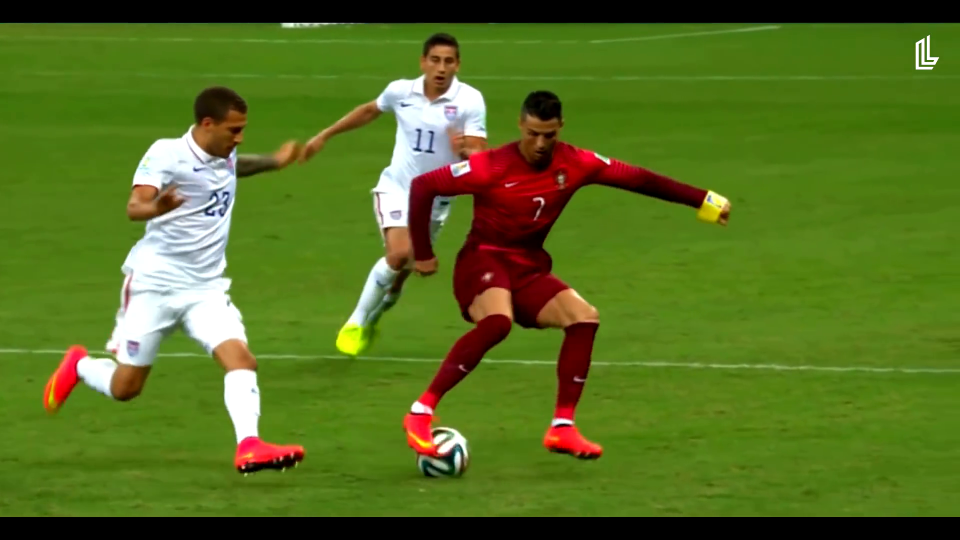
#> input picture frame 24 of Blobs/football1.mp4, 1920 x 1080 px, given in place of MSL.mp4, which was not available (shown at 1/2 size)
$ python detector_pelota.py
#> lines starting #> are read from the running program, lines starting #| are printed output that depends on the picture; after the words box and inside, x2 and y2 are one past the last pixel; in counts of white or black regions, pixels touching at a corner belong together; pictures that were not available may be replaced by others from this repository, and a replacement may not be noted
import cv2
import numpy as np

def detector_pelota(video_path):
    # Iniciar la captura de video
#> called with video_path = 'MSL.mp4'
    cap = cv2.VideoCapture(video_path)

    while True:
        # Leer el siguiente cuadro del video
        ret, frame = cap.read()
#> frame is the input picture: shape (1080, 1920, 3); mean B, G, R 33.2, 110.6, 86.8

        if not ret:
            break  # Si no hay más cuadros, salir del bucle

        # Obtener la altura y ancho del cuadro
        height, width, _ = frame.shape
#> height = 1080; width = 1920

        # Crear una máscara del mismo tamaño que el cuadro original
        mask = np.zeros((height, width), dtype=np.uint8)

        # Recorrer todos los píxeles del cuadro y cambiar su color
        # Filtrar el color de la pelota de manera más eficiente
        red_mask = np.logical_and.reduce((frame[:, :, 2] <= 190, frame[:, :, 2] >= 100,
                                        frame[:, :, 1] <= 201, frame[:, :, 1] >= 158,
                                        frame[:, :, 0] <= 82, frame[:, :, 0] >= 34))
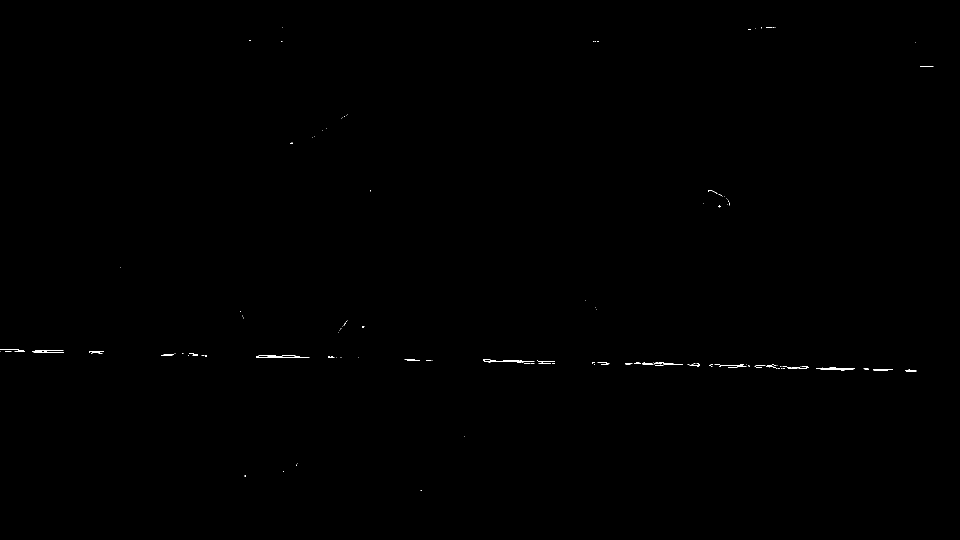
#> red_mask: shape (1080, 1920) bool (shown at 1/2 size); 0.12% white in thin lines or dots, all inside (x1, y1, x2, y2) = (0, 54, 1867, 982)

        # Crear una máscara binaria con los píxeles correspondientes a la pelota
        #mask[:, :][red_mask] = 255
        mask[150:, :][red_mask[150:, :]] = 255

        # Aplicar operaciones morfológicas (cierre y dilatación) a la máscara
        kernel = np.ones((35, 35), np.uint8)
        mask = cv2.morphologyEx(mask, cv2.MORPH_CLOSE, kernel)
        kernel = np.ones((15, 15), np.uint8)
        mask = cv2.dilate(mask, kernel, iterations=1)

        # Encontrar los contornos en la máscara
        contours, _ = cv2.findContours(mask, cv2.RETR_EXTERNAL, cv2.CHAIN_APPROX_SIMPLE)

        # Encontrar el contorno más grande
        if contours:
            max_contour = max(contours, key=cv2.contourArea)
            ((x, y), radius) = cv2.minEnclosingCircle(max_contour)
            center = (int(x), int(y))
            radius = int(radius)
            cv2.circle(frame, center, radius, (0, 0, 255), 2)
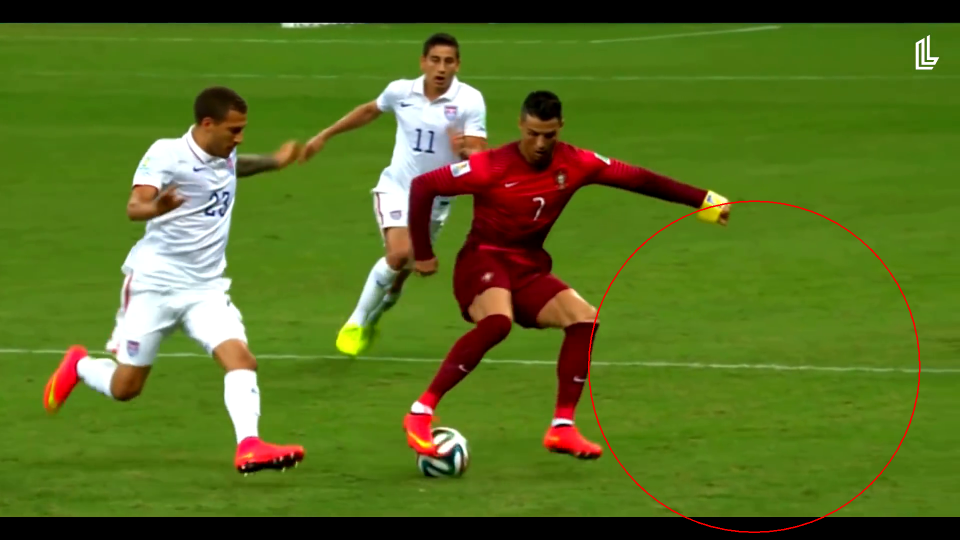
#> frame: shape (1080, 1920, 3) (shown at 1/2 size); 0.3% of pixels changed, all inside (x1, y1, x2, y2) = (1176, 401, 1841, 1066)
            cv2.putText(frame, "Pelota", (int(x-radius), int(y-radius)), cv2.FONT_HERSHEY_SIMPLEX, 0.5, (0, 0, 255), 2)
#> frame: shape (1080, 1920, 3); 0.02% of pixels changed, all inside (x1, y1, x2, y2) = (1178, 391, 1226, 404)
            #return int(x)
        # Mostrar el cuadro resultante
        cv2.imshow('Video', mask)
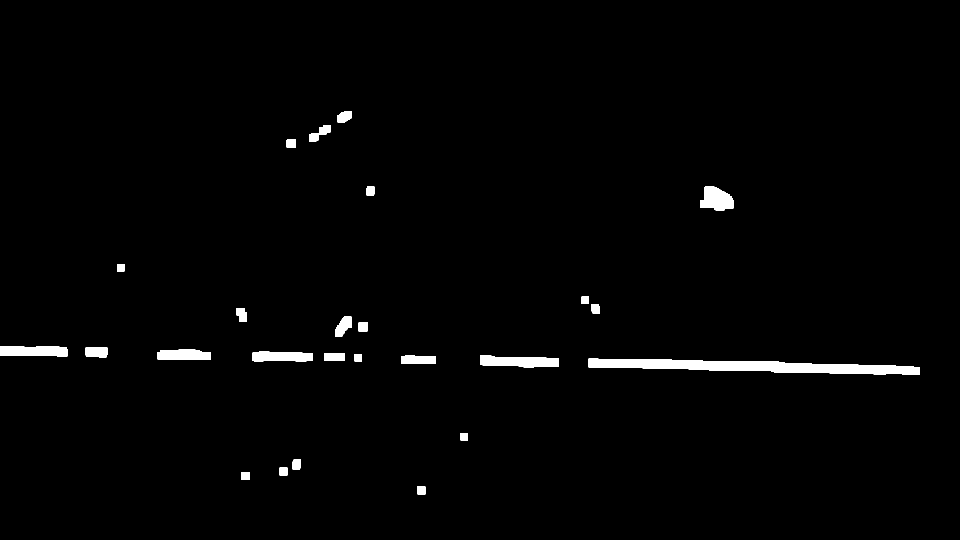
#> window 'Video': shape (1080, 1920) (shown at 1/2 size); 1.6% white; 26 white regions, largest, box (x1, y1, x2, y2) and area: (1177, 717, 1840, 750) 12174, (960, 711, 1117, 735) 2971, (0, 692, 135, 713) 2528

        # Detener la ejecución del bucle si se presiona la tecla 'q'
        if cv2.waitKey(1) & 0xFF == ord('q'):
#> (key q is pressed here)
            break
            return int(x)
    # Liberar la captura de video y cerrar todas las ventanas
    cap.release()
    cv2.destroyAllWindows()

# Si ejecutas este script directamente
if __name__ == "__main__":
    # Ruta del video
    video_path = 'MSL.mp4'
    # Llamar a la función detecta_pelota
    detector_pelota(video_path)

$ run again, starting later in the video
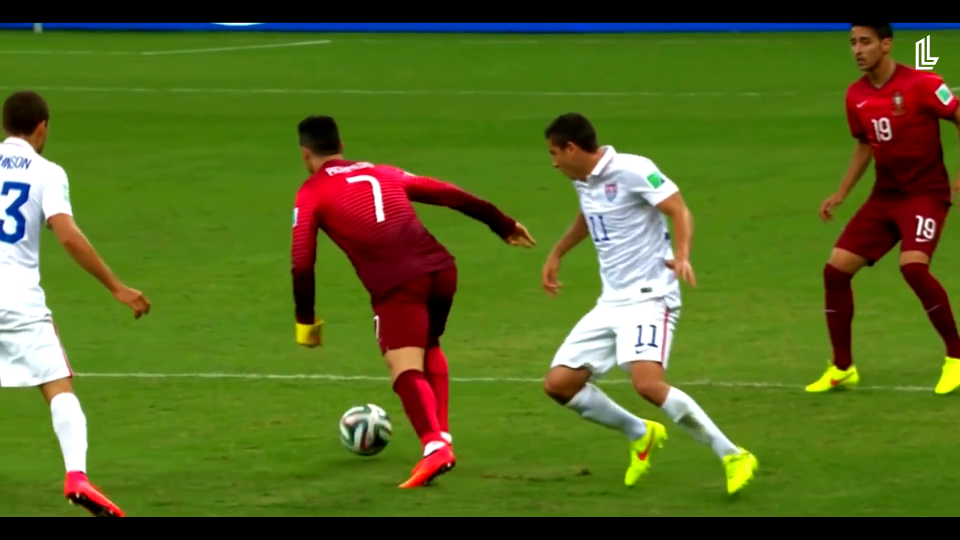
#> input picture frame 108 of Blobs/football1.mp4, 1920 x 1080 px, given in place of MSL.mp4, which was not available (shown at 1/2 size)
#> in detector_pelota, frame is the input picture: shape (1080, 1920, 3); mean B, G, R 34.9, 105.6, 87
#> in detector_pelota, `red_mask = np.logical_and.reduce((frame[:, :, 2] <= 190, frame[:, :, 2..`:
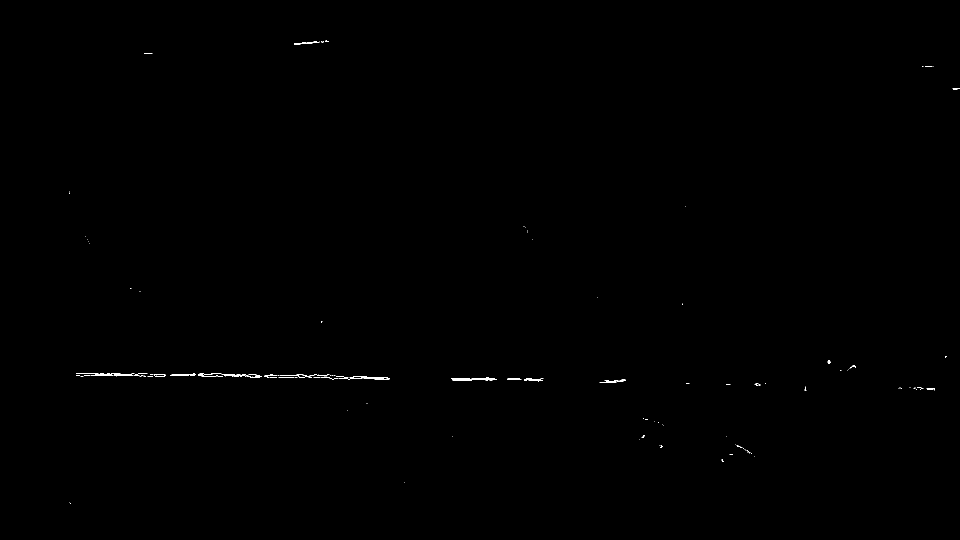
#> red_mask: shape (1080, 1920) bool (shown at 1/2 size); 0.14% white in thin lines or dots, all inside (x1, y1, x2, y2) = (138, 81, 1920, 1007)
#> in detector_pelota, `cv2.imshow('Video', mask)`:
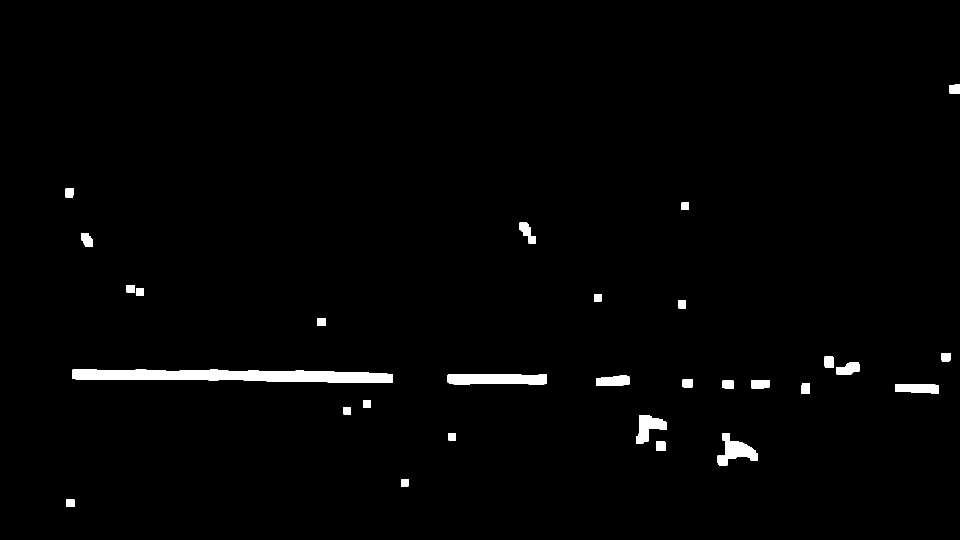
#> window 'Video': shape (1080, 1920) (shown at 1/2 size); 1.5% white; 30 white regions, largest, box (x1, y1, x2, y2) and area: (145, 739, 786, 766) 12760, (895, 748, 1094, 770) 3786, (1435, 882, 1516, 931) 2215

$ run again, starting later in the video
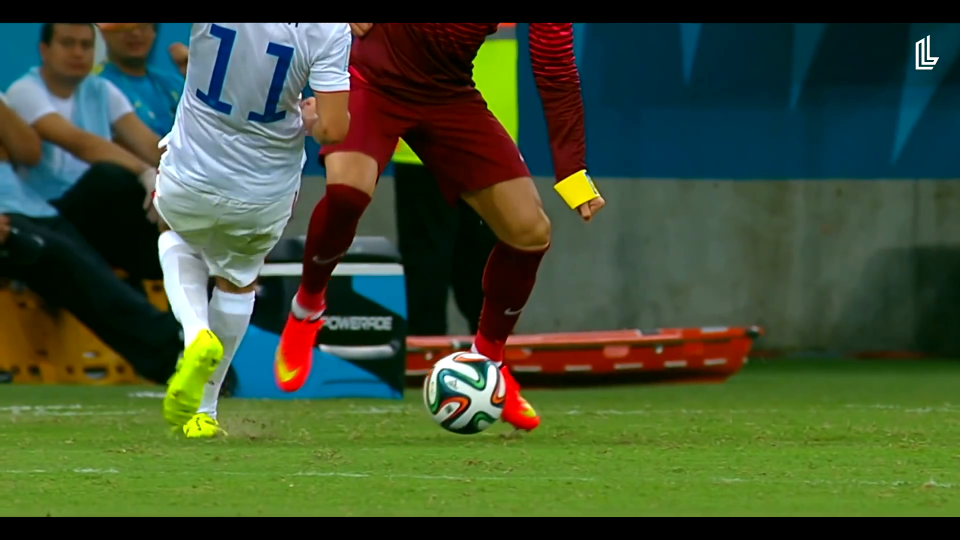
#> input picture frame 193 of Blobs/football1.mp4, 1920 x 1080 px, given in place of MSL.mp4, which was not available (shown at 1/2 size)
#> in detector_pelota, frame is the input picture: shape (1080, 1920, 3); mean B, G, R 51.8, 79.8, 64
#> in detector_pelota, `red_mask = np.logical_and.reduce((frame[:, :, 2] <= 190, frame[:, :, 2..`:
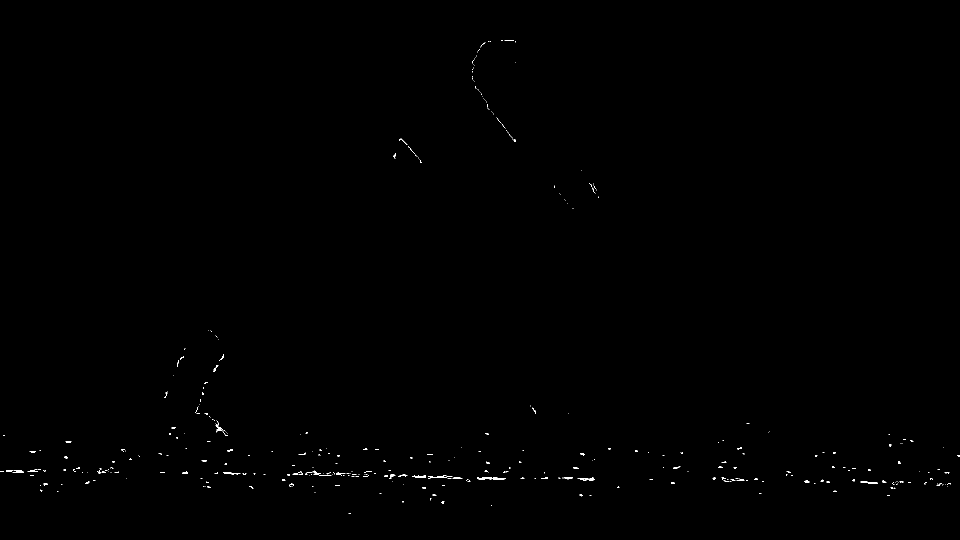
#> red_mask: shape (1080, 1920) bool (shown at 1/2 size); 0.2% white in thin lines or dots, all inside (x1, y1, x2, y2) = (0, 81, 1920, 1028)
#> in detector_pelota, `cv2.imshow('Video', mask)`:
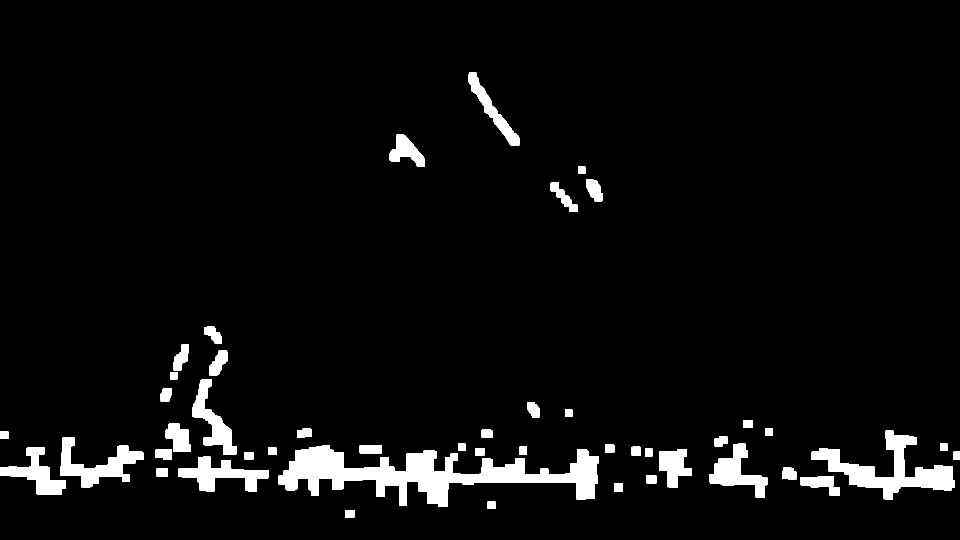
#> window 'Video': shape (1080, 1920) (shown at 1/2 size); 4.7% white; 47 white regions, largest, box (x1, y1, x2, y2) and area: (557, 890, 1197, 1014) 31297, (1623, 861, 1909, 999) 12433, (120, 875, 287, 975) 6489
